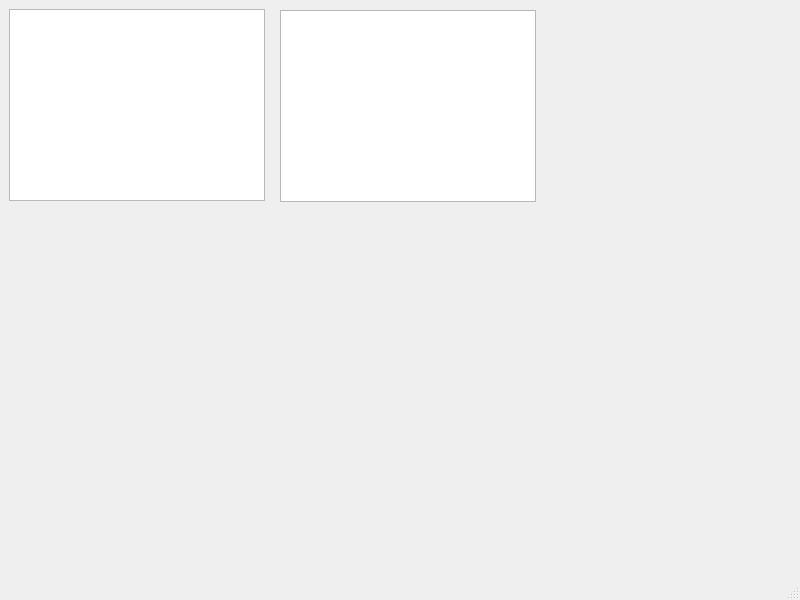
<?xml version="1.0" encoding="UTF-8"?>
<ui version="4.0">
 <class>tampil_utama</class>
 <widget class="QMainWindow" name="tampil_utama">
  <property name="geometry">
   <rect>
    <x>0</x>
    <y>0</y>
    <width>800</width>
    <height>600</height>
   </rect>
  </property>
  <property name="windowTitle">
   <string>tampil_utama</string>
  </property>
  <widget class="QWidget" name="centralwidget">
   <widget class="QTreeView" name="treeView">
    <property name="geometry">
     <rect>
      <x>9</x>
      <y>9</y>
      <width>256</width>
      <height>192</height>
     </rect>
    </property>
   </widget>
   <widget class="QListView" name="listView">
    <property name="geometry">
     <rect>
      <x>280</x>
      <y>10</y>
      <width>256</width>
      <height>192</height>
     </rect>
    </property>
   </widget>
  </widget>
  <widget class="QMenuBar" name="menubar">
   <property name="geometry">
    <rect>
     <x>0</x>
     <y>0</y>
     <width>800</width>
     <height>22</height>
    </rect>
   </property>
  </widget>
  <widget class="QStatusBar" name="statusbar"/>
 </widget>
 <resources/>
 <connections/>
</ui>
